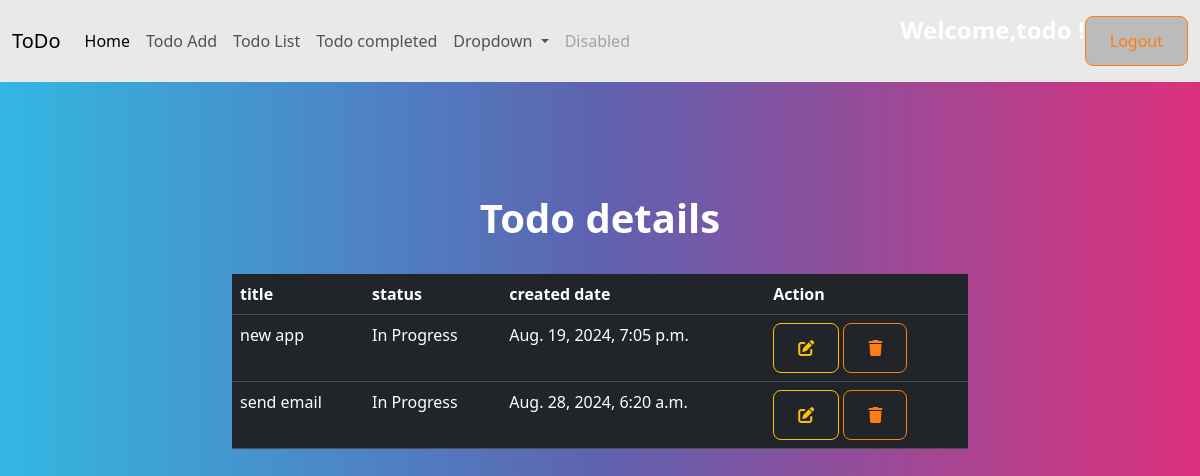
/todo/details/ (signed in), run on the app's committed database.
### myapp/models.py (models this page shows, shortened)
class Todo(models.Model):
    title=models.CharField(max_length=200)
    created_date=models.DateTimeField(auto_now=True)
    status=models.BooleanField(default=False)
    owner=models.ForeignKey(User,on_delete=models.CASCADE)

### myapp/views.py (the view)
# urls.py: path('todo/details/',views.TodoDetailsView.as_view(),name='todo-list'),
@method_decorator(signin_required,name="dispatch")
class TodoDetailsView(View):
    def get(self,request,*args,**kwargs):
        if not request.user.is_authenticated:
            messages.error("invalid session")
            return redirect("signin")
        form_instance=TodoForm()
        qs=Todo.objects.filter(status=False,owner=request.user)
        return render(request,"todo_details.html",{"form":form_instance,"todolist":qs})

### myapp/templates/todo_details.html
{%extends 'base.html'%}
{%block main_block%}
<div class="container">
    <div class="row mt-5">
        <div class="col-2"></div>
        <div class="col-8">
            <table class="table table-dark">
                <h1 class="text-center p-2">Todo details</h1>
                <tr>
                    <th>title</th>
                    <th>status</th>
                    <th>created date</th>
                    <th>Action</th>
                </tr>
                {%for todo in todolist%}
                <tr>
                    <td>{{todo.title}}</td>
                    <td>
                    {%if todo.status == False%}
                          In Progress
                    {%else%}
                          Completed
                    {%endif%}
                    </td>
                    <td>{{todo.created_date}}</td>
                    <td>
                        <a href="{%url 'todo-edit' todo.id%}" class="btn btn-outline-warning"><i class="fa-solid fa-pen-to-square"></i></a>
                        <a href="{%url 'todo-delete' todo.id%}" class="btn btn-outline-danger"><i class="fa-solid fa-trash"></i></a>
                    </td>
                </tr>
                {%endfor%}
            </table>
        </div>
        <div class="col-2"></div>
    </div>
</div>
{%endblock%}

### myapp/templates/base.html (shortened to what this page needs)
<!DOCTYPE html>
{%load static%}
<html lang="en">
<head>
    <link rel="stylesheet" href="https://cdnjs.cloudflare.com/ajax/libs/font-awesome/6.6.0/css/all.min.css" />
    <link rel="stylesheet" href="{%static 'css/bootstrap.min.css'%}">
</head>
<body>
    <nav class="navbar navbar-expand-lg navbar-light bg-light">
        <div class="container-fluid">
          <a class="navbar-brand" href="#">ToDo</a>
          <div class="collapse navbar-collapse" id="navbarSupportedContent">
            <ul class="navbar-nav me-auto mb-2 mb-lg-0">
              <li class="nav-item">
                <a class="nav-link active" aria-current="page" href="{%url 'todo-index'%}">Home</a>
              </li>
              <li class="nav-item">
                <a class="nav-link" href="{%url 'todo-add'%}">Todo Add</a>
              </li>
              <li class="nav-item">
                <a class="nav-link" href="{%url 'todo-list'%}">Todo List</a>
              </li>
              <li class="nav-item">
                <a class="nav-link" href="{%url 'todo-status'%}">Todo completed</a>
              </li>
              <li class="nav-item dropdown">
                <a class="nav-link dropdown-toggle" href="#" id="navbarDropdown" role="button" data-bs-toggle="dropdown" aria-expanded="false">
                  Dropdown
                </a>
              </li>
              <li class="nav-item">
                <a class="nav-link disabled" href="#" tabindex="-1" aria-disabled="true">Disabled</a>
              </li>
            </ul>
            <form class="d-flex">
              <h4 class="" >Welcome,{{request.user}} !</h4>
              <a href="{%url 'signout'%}" class="btn btn-outline-danger">Logout</a>
            </form>
          </div>
        </div>
      </nav>
    {%block main_block%}
    {%endblock%}
</body>
</html>

### data on the page
Todo: title "new app", status "In Progress", created_date "Aug. 19, 2024, 7:05 p.m."
Todo: title "send email", status "In Progress", created_date "Aug. 28, 2024, 6:20 a.m."

### other printed values
{{ request.user }} "todo"
